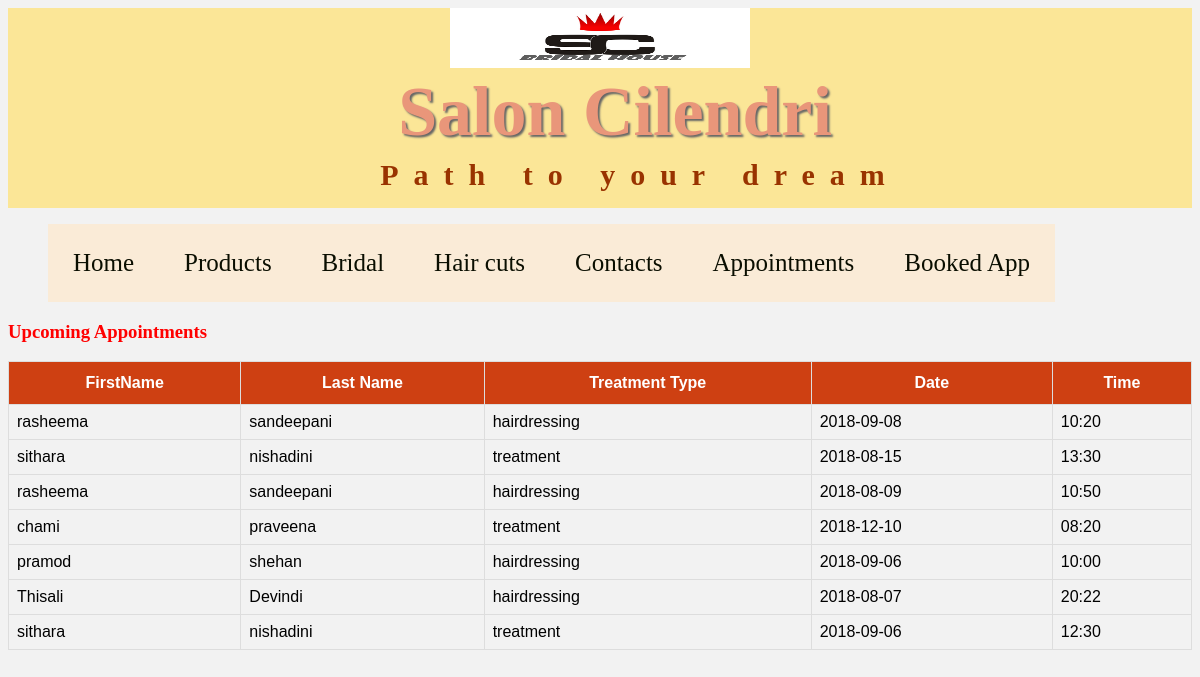
Screenshot of /view/booked.php with the database file from the repository.
### tables this page shows
CREATE TABLE `userlogin` (
  `username` varchar(255) NOT NULL,
  `firstname` varchar(255) NOT NULL,
  `lastname` varchar(255) NOT NULL,
  `id` varchar(255) NOT NULL,
  `mobileno` varchar(255) NOT NULL,
  `email` varchar(255) NOT NULL,
  `password` varchar(255) NOT NULL,
  `sino` int(255) NOT NULL
);

CREATE TABLE `appointment` (
  `username` varchar(255) NOT NULL,
  `date` varchar(255) NOT NULL,
  `time` varchar(255) NOT NULL,
  `a_type` varchar(255) NOT NULL,
  `sino` int(255) NOT NULL,
  `status` int(255) NOT NULL,
  `view` int(1) NOT NULL
);

### view/booked.php (the view, shortened to what this page needs)
<!DOCTYPE html>
<html>
<head>
<link rel="stylesheet" type="text/css" href="../cssst/header1.css">
<link rel="stylesheet" type="text/css" href="../cssst/footer.css">
<link rel="stylesheet" type="text/css" href="../cssst/adminhome.css">
</head>
<body>
    <div id="divhead1">
   <center>
<img src="../assests/logo/logo.png" height="60px" width="300px">
<h1 id="h11">Salon Cilendri</h1>
<h2 id="h21">Path to your dream</h2></center>
   </div>
<ul class="main-navigation">
    <li><a href="home.php">Home</a></li>
    <li><a href="product2.php">Products</a></li>
    <li><a href="bridal.php">Bridal</a></li>
    <li><a href="hair.php">Hair cuts</a></li>
    <li><a href="contact.php">Contacts</a></li>
  <li><a href="adminhomepage.php">Appointments</a></li>
    <li><a href="booked.php">Booked App</a></li>
</ul>
<h3 style="color: red">Upcoming Appointments</h3>
<center>
<?php
$servername = "localhost";
$username = "root";
$password = "";
$dbname = "cilendri";
$conn = new mysqli($servername, $username, $password, $dbname);
$sql = "SELECT userlogin.username,firstname,lastname,id,mobileno,email,password,date,time,a_type,status
FROM userlogin,appointment
where userlogin.username=appointment.username and status='1'";
$result= mysqli_query($conn, $sql);
echo  "<table id = 'records'>";
echo "<tr>";
      echo  "<th>FirstName</th>";
      echo  "<th>Last Name</th>";
      echo  "<th>Treatment Type</th>";
      echo  "<th>Date</th>";
      echo  "<th>Time</th>";
   echo "</tr>";
if (mysqli_num_rows($result) > 0) {
    while($row = mysqli_fetch_assoc($result)) {
        echo "<tr><td>", $row['firstname'] , "</td><td>" , $row['lastname'] , "</td><td>" , $row['a_type'] , "</td><td>" , $row['date'] , "</td><td>", $row['time']
            ,"</td></tr>";
 }
 echo "</table>";
}
?>
</body>
</html>

### cssst/header1.css (style rules this page uses)
#divhead1 { background-color:#FBE697; width:100%; height:200px; }
#h11 { margin:0px; color:#FBE697; font-family:myfont; font-size:70px; margin-left:30px; color:darksalmon; text-shadow:2px 2px 2px #666; }
#h21 { font-family:myfont2; color:#930; margin-left:80px; margin-top:0px; font-size:30px; letter-spacing:0.5em; line-height: 1.5; }
ul li { z-index:6; display: block; position: relative; float: left; background: #FFFFFF; }
ul li a { display: block; padding: 1em; text-decoration: none; white-space: nowrap; color:#0A0E00; font-weight:200; font-size: 25px; font-family:"Palatino Linotype", "Book Antiqua", Palatino, serif; background-color: antiquewhite; }
ul:before, ul:after { content: " "; display: table; }
ul:after { clear: both; }

### cssst/adminhome.css (style rules this page uses)
#records { font-family: "Trebuchet MS", Arial, Helvetica, sans-serif; border-collapse: collapse; width: 100%; }
#records td, #records th { border: 1px solid #ddd; padding: 8px; }
#records tr:nth-child(even) { background-color: #f2f2f2; }
#records th { padding-top: 12px; padding-bottom: 12px; background-color: #ce4012; color: white; }
body { background-color: #f2f2f2; }

### rows the page displays
userlogin: firstname "rasheema", lastname "sandeepani", appointment.a_type "hairdressing", appointment.date "2018-09-08", appointment.time "10:20", appointment.date "2018-08-09", appointment.time "10:50"
userlogin: firstname "sithara", lastname "nishadini", appointment.a_type "treatment", appointment.date "2018-08-15", appointment.time "13:30", appointment.date "2018-09-06", appointment.time "12:30"
userlogin: firstname "chami", lastname "praveena", appointment.a_type "treatment", appointment.date "2018-12-10", appointment.time "08:20"
userlogin: firstname "pramod", lastname "shehan", appointment.a_type "hairdressing", appointment.date "2018-09-06", appointment.time "10:00"
userlogin: firstname "Thisali", lastname "Devindi", appointment.a_type "hairdressing", appointment.date "2018-08-07", appointment.time "20:22"
